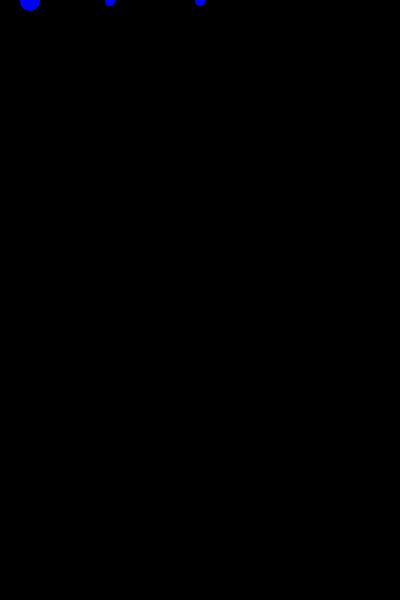
Frame 1 (no input)
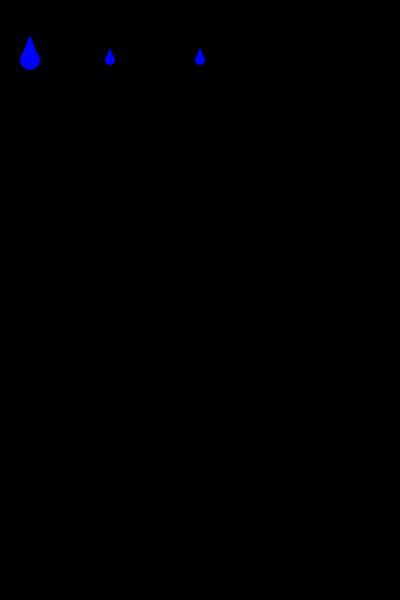
Frame 60 (no input)
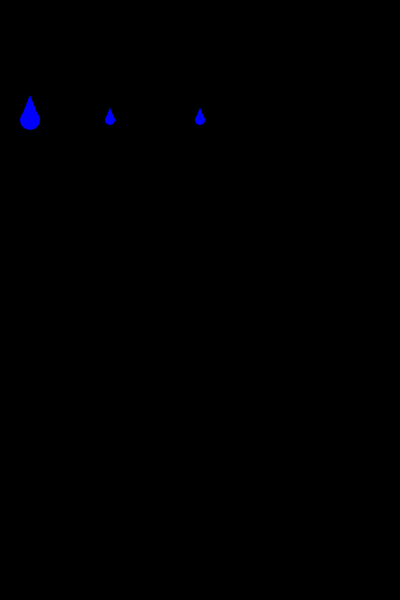
Frame 120 (the mouse pressed at the canvas centre since frame 60)

The p5.js sketch that drew these frames (run headless with seeded random() and noise() and a simulated clock; from frame 60 on, the mouse is pressed at the canvas centre):

// p5.js sketch
// ── sketch.js
let yy = 0
let xx = 0
function setup() {
  createCanvas(400, 600);
}

function draw() {
  background(0);
  yy+=1
  rain(30+xx,0+yy,20)
  rain(200+xx,0+yy,10)
  rain(110+xx,0+yy,10)
  
  
}
function rain(x,y,z){
  fill('blue')
  noStroke()
  circle(x,y,z)
  triangle(x+z/2,y,x-z/2,y,x,y-z*1.25)
  if (y > 600){
    yy = 0
    xx = random(10,300)
  }
}
